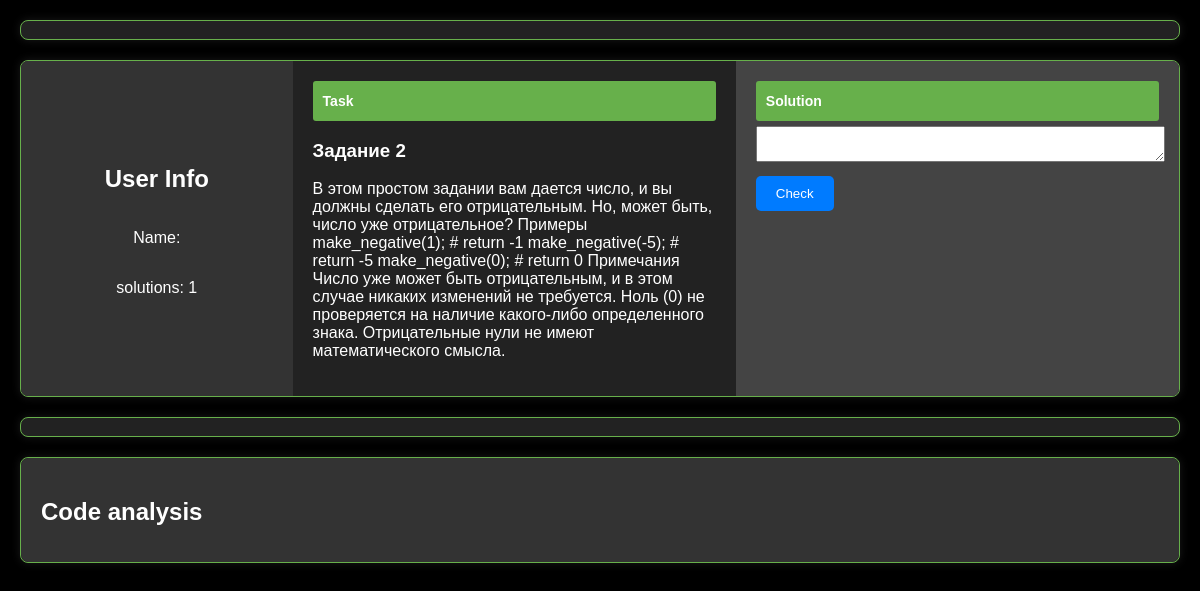
The page / on the database its author committed.
### tables this page shows
CREATE TABLE "tasks" (
	"id"	INTEGER,
	"name"	TEXT,
	"description"	TEXT,
	"function_name"	TEXT,
	"test"	TEXT,
	PRIMARY KEY("id")
);

### main.py (the view)
@app.route('/', methods=['POST', 'GET'])
def index():
    result = []
    advice = []
    if request.method == 'POST':
        code_user = request.form['code']
        created_function = files.create_function_from_text(code_user)
        result = files.test_function(created_function, test_cases_even_or_odd)
    current_user_lvl = get_db_connection_lvl()
    if result and False not in result:
        current_user_lvl += 1
        write_db_lvl(current_user_lvl)
    elif result and False in result:
        advice.append(['Не плохо, но еще можно лучше!'])
        advice.append(code_user)
    data = get_next_row_from_database(current_user_lvl)
    return render_template('description.html', data=data, current_user_lvl=current_user_lvl, advice=advice)

### main.py (called while the page is built)
def get_next_row_from_database(current_id, stat=True):
    if stat:
        conn = sqlite3.connect('base/database.db')
        cursor = conn.cursor()
        cursor.execute('SELECT name, description, function_name, test FROM tasks WHERE id > ? ORDER BY id LIMIT 1',
                       (current_id,))
        row = cursor.fetchone()
        conn.close()
        return row
    else:
        return None

def get_db_connection_lvl():
    conn = sqlite3.connect('base/database.db')
    cursor = conn.cursor()
    cursor.execute("SELECT lvl FROM users WHERE id = ?", (1,))
    current_user_lvl = cursor.fetchone()[0]
    conn.close()
    return current_user_lvl

### templates/description.html (shortened to what this page needs)
<!DOCTYPE html>
<html>
<head>
    <link rel="stylesheet" href="https://cdnjs.cloudflare.com/ajax/libs/codemirror/5.63.1/codemirror.min.css">
    <link rel="stylesheet" href="https://cdnjs.cloudflare.com/ajax/libs/codemirror/5.56.0/theme/3024-night.css">
</head>
<body>
        <div class="container bordered"><br></div>
        <div class="container bordered">
        <div class="user-info" >
            <h2>User Info</h2>
            <p>Name: {{ user_name }}</p>
            <p>solutions: {{ current_user_lvl }}</p>
        </div>
        <div class="task">
            <div class="task-heading text-sm font-bold">Task</div>
            {% if data %}
                <h3>{{ data[0] }}</h3>
                <p>{{ data[1] }}</p>
            {% else %}
                <p>The tasks are over.</p>
            {% endif %}
        </div>
        <div class="solution">
            <div class="task-heading text-sm font-bold">Solution</div>
            <form action="/" method="post">
                <textarea readonly="readonly" name="code" id="code"></textarea>
                <button type="submit">Check</button>
            </form>
        </div>
    </div>
    <div class="container bordered"><br></div>
    <div class="container" id="text-display-container">
        <div class="text-display">
            <h2>Code analysis</h2>
    </div>
    </div>
</body>
</html>

### templates/description.html (style rules this page uses)
body { background-color: #000; color: #fff; font-family: Arial, sans-serif; margin: 0; padding: 0; }
.container { display: flex; align-items: stretch; margin: 20px; border-radius: 8px; overflow: hidden; box-shadow: 0 0 10px rgba(255, 255, 255, 0.1); background-color: #222; }
.user-info { display: flex; flex-direction: column; justify-content: center; align-items: center; width: 20%; padding: 20px; background-color: #333; }
.task { flex: 1; padding: 20px; overflow-y: auto; }
.solution { flex: 1; padding: 20px; background-color: #444; }
#code { height: calc(100% - 40px); width: 100%; color: #fff; }
button { padding: 10px 20px; margin-top: 10px; background-color: #007bff; color: #fff; border: none; border-radius: 5px; cursor: pointer; }
.text-display { flex: 1; padding: 20px; background-color: #333; border-radius: 8px; overflow-y: auto; color: #fff; }
.text-display h2 { color: #fff; font-size: 1.5em; margin-bottom: 15px; }
#text-display-container { border: 1px solid #67b04b; border-radius: 8px; }
.text-sm { font-size: .875rem !important; line-height: 1.25rem !important; }
.font-bold { font-weight: 700 !important; }
.task-heading { background-color: #67b04b; color: #fff; padding: 10px; border-radius: 3px; margin-bottom: 5px; }
.bordered { border: 1px solid #67b04b; padding: 0px; border-radius: 8px; margin-bottom: 0px; }

### rows shown on the page
tasks: name "Задание 2", description "В этом простом задании вам дается число, и вы должны сделать его отрицательным. Но, может быть, число уже отрицательное? Примеры make_negative(1); # return -1 make_negative(-5); # return -5 make_negative(0); # return 0 Примечания Число уже может быть отрицательным, и в этом случае никаких изменений не требуется. Ноль (0) не проверяется на наличие какого-либо определенного знака. Отрицательные нули не имеют математического смысла."

### other values the page prints
{{ current_user_lvl }} "1"
